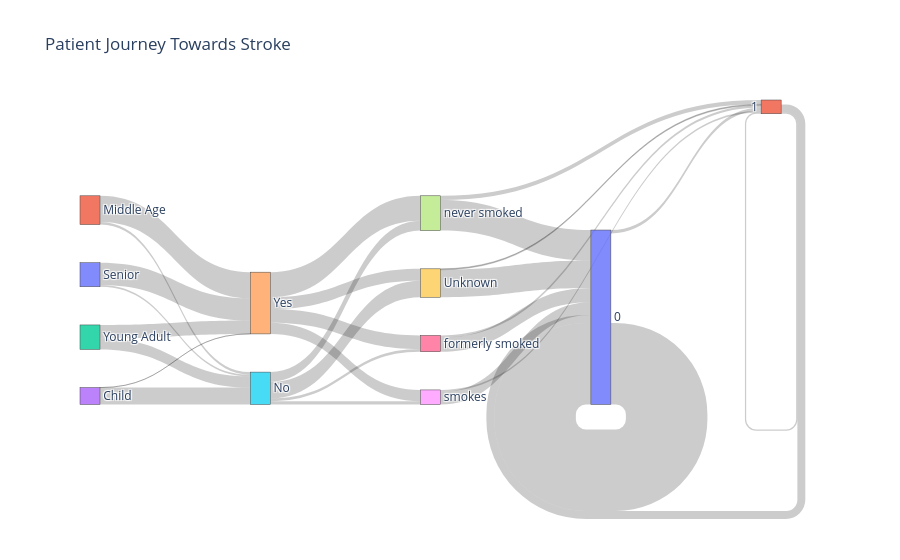

The notebook cell this image was saved under:
### Markdown cell above
- Stroke patients cluster at higher ages.
- High glucose further increases risk.
- Multiple risk factors combine together.

### Code cell
import plotly.graph_objects as go

cols = [
    'Age_Group',
    'ever_married',
    'smoking_status',
    'hypertension',
    'stroke'
]

labels = []

for col in cols:
    labels.extend(
        df[col].astype(str).unique()
    )

labels = list(dict.fromkeys(labels))

label_dict = {
    label:i
    for i,label in enumerate(labels)
}

source = []
target = []
value = []

for i in range(len(cols)-1):

    temp = (
        df.groupby(
            [cols[i], cols[i+1]]
        )
        .size()
        .reset_index(name='count')
    )

    for _,row in temp.iterrows():

        source.append(
            label_dict[
                str(row[cols[i]])
            ]
        )

        target.append(
            label_dict[
                str(row[cols[i+1]])
            ]
        )

        value.append(
            row['count']
        )

fig = go.Figure(
    go.Sankey(
        node=dict(
            label=labels
        ),

        link=dict(
            source=source,
            target=target,
            value=value
        )
    )
)

fig.update_layout(
    title='Patient Journey Towards Stroke'
)

fig.show()

### Figure 1 — Plotly figure (JSON) as saved in the notebook; plotly's stock layout.template omitted (floating-point values rounded to 4 significant figures)
{"data": [{"link": {"source": [3, 3, 2, 2, 1, 1, 0, 0, 5, 5, 5, 5, 4, 4, 4, 4, 9, 9, 6, 6, 7, 7, 8, 8, 10, 10, 11, 11], "target": [5, 4, 5, 4, 5, 4, 5, 4, 9, 6, 7, 8, 9, 6, 7, 8, 10, 11, 10, 11, 10, 11, 10, 11, 10, 11, 10, 11], "value": [915, 1, 600, 728, 142, 1420, 100, 1204, 901, 147, 530, 179, 643, 738, 1362, 610, 1492, 52, 765, 120, 1660, 232, 695, 94, 4429, 183, 432, 66]}, "node": {"label": ["Senior", "Middle Age", "Young Adult", "Child", "Yes", "No", "formerly smoked", "never smoked", "smokes", "Unknown", "0", "1"]}, "type": "sankey"}], "layout": {"autosize": true, "title": {"text": "Patient Journey Towards Stroke"}}}
